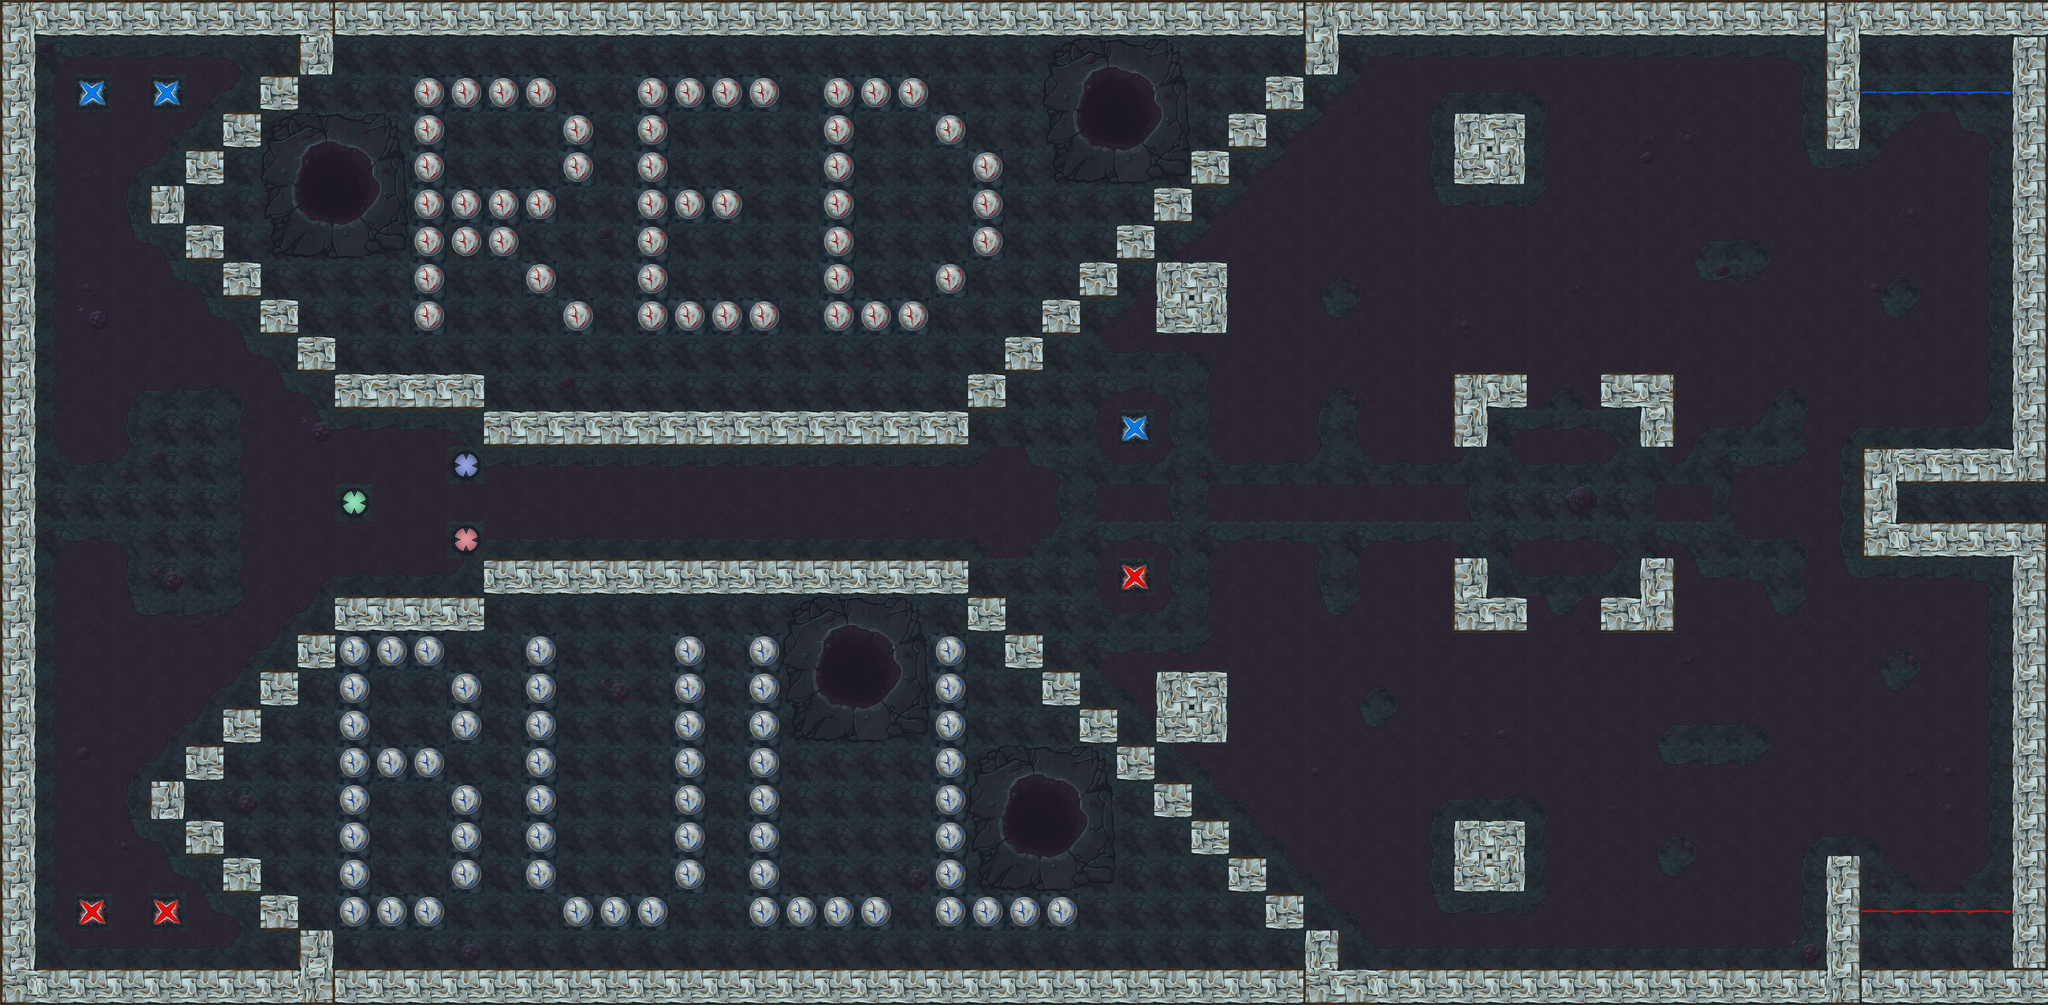

Tiled map render using the project's own tile images. Description and the map definition, with tile-layer contents summarised, below:
An orthogonal 55x27 tile map with 64x64 px tiles, 4 tile layers (Kachelebene 1, RedBull, Krater, Stones), 8 tilesets and 28 objects.

<map version="1.0" orientation="orthogonal" renderorder="right-down" width="55" height="27" tilewidth="64" tileheight="64" nextobjectid="61">
 <tileset firstgid="1" source="balls_and_magnets.tsx" />
 <tileset firstgid="11" source="Bande_Tileset.tsx" />
 <tileset firstgid="26" source="Goal_Spawn.tsx" />
 <tileset firstgid="41" source="Krater groß.tsx" />
 <tileset firstgid="105" source="Krater.tsx" />
 <tileset firstgid="121" source="playgroundTileset.tsx" />
 <tileset firstgid="133" source="Sanboden.tsx" />
 <tileset firstgid="151" source="tileset_ground_SpawnsAndArea.tsx" />
 <layer name="Kachelebene 1" width="55" height="27">
  <data>[1485 cells, 1485 non-empty, 37 distinct tile ids]</data>
 </layer>
 <layer name="RedBull" width="55" height="27">
  <data>[1485 cells, 108 non-empty, 2 distinct tile ids]</data>
 </layer>
 <objectgroup name="Magnete">
  <object id="1" gid="9" x="2013" y="548" width="64" height="64" />
  <object id="3" gid="10" x="2013" y="1250" width="64" height="64" />
  <object id="4" gid="10" x="2529" y="1507" width="64" height="64" />
  <object id="6" gid="9" x="2526" y="290.25" width="64" height="64" />
  <object id="7" gid="9" x="3136" y="256" width="64" height="64" />
  <object id="8" gid="10" x="3135.67" y="1536" width="64" height="64" />
  <object id="9" gid="10" x="2816.39" y="704.727" width="64" height="64" />
  <object id="10" gid="10" x="2496.21" y="703.7" width="64" height="64" />
  <object id="11" gid="9" x="2496.18" y="1087.52" width="64" height="64" />
  <object id="12" gid="9" x="2816.39" y="1088.48" width="64" height="64" />
  <object id="15" gid="10" x="3457.88" y="704.79" width="64" height="64" />
  <object id="16" gid="9" x="3456.33" y="1088.33" width="64" height="64" />
 </objectgroup>
 <objectgroup name="Goals">
  <object id="18" x="3187" y="53" width="284" height="107">
   <properties>
    <property name="Entitytype" value="goal" />
    <property name="Team" value="0" />
   </properties>
  </object>
  <object id="21" x="3194" y="1565" width="269" height="119">
   <properties>
    <property name="Entitytype" value="goal" />
    <property name="Team" value="1" />
   </properties>
  </object>
 </objectgroup>
 <objectgroup name="Spawns" opacity="0.9">
  <object id="26" gid="27" x="1920" y="1023" width="64" height="64" />
  <object id="27" gid="27" x="255" y="1601" width="64" height="64" />
  <object id="28" gid="27" x="129" y="1601" width="64" height="64" />
  <object id="29" gid="26" x="128" y="192" width="64" height="64" />
  <object id="30" gid="26" x="255" y="192" width="64" height="64" />
  <object id="31" gid="154" x="576" y="897" width="64" height="64" />
  <object id="32" gid="161" x="768" y="832" width="64" height="64" />
  <object id="33" gid="162" x="768" y="960" width="64" height="64" />
 </objectgroup>
 <layer name="Krater" width="55" height="27">
  <data>[1485 cells, 251 non-empty, 33 distinct tile ids]</data>
 </layer>
 <layer name="Stones" width="55" height="27">
  <data>[1485 cells, 46 non-empty, 5 distinct tile ids]</data>
 </layer>
 <objectgroup name="goalParticles">
  <object id="37" x="3194.67" y="1566.33" width="2.66667" height="3">
   <properties>
    <property name="Entitytype" value="goal_particles_tr" />
    <property name="Team" value="1" />
   </properties>
   <ellipse />
  </object>
  <object id="38" x="3459.67" y="1564.33" width="3.33333" height="4">
   <properties>
    <property name="Entitytype" value="goal_particles_tl" />
    <property name="Team" value="1" />
   </properties>
   <ellipse />
  </object>
  <object id="39" x="3457.33" y="156.667" width="3.66667" height="4">
   <properties>
    <property name="Entitytype" value="goal_particles_bl" />
    <property name="Team" value="0" />
   </properties>
   <ellipse />
  </object>
  <object id="40" x="3196" y="156.333" width="2.66667" height="4">
   <properties>
    <property name="Entitytype" value="goal_particles_br" />
    <property name="Team" value="0" />
   </properties>
   <ellipse />
  </object>
  <object id="41" x="3201" y="1662">
   <properties>
    <property name="Entitytype" value="Chainlight" />
    <property name="color" value="F00303" />
    <property name="direction" value="-1" />
   </properties>
   <polyline points="0,0 256,-1" />
  </object>
  <object id="42" x="3200" y="62">
   <properties>
    <property name="Entitytype" value="Chainlight" />
    <property name="color" value="0078E8" />
    <property name="direction" value="1" />
   </properties>
   <polyline points="0,0 258,1" />
  </object>
 </objectgroup>
</map>
